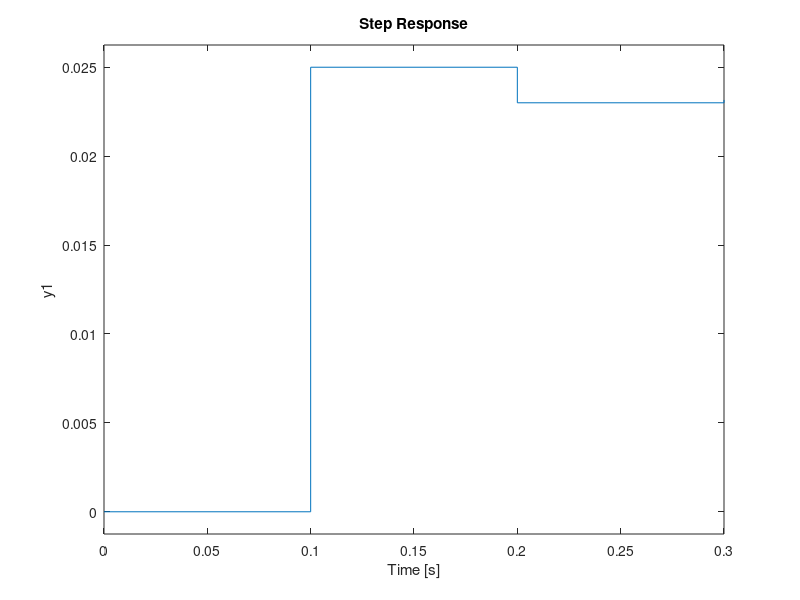

Source code (MATLAB):

% s = tf('s');
% Gs = 1/(40*s + 3.2)
% 
% Gt = step(Gs)
% 
% grid on;
% 
% figure(2);
% stem(Gt)

num = 1;
den = [40 3.2]

Gc = tf(num, den, 0.1);


step(Gc)
grid